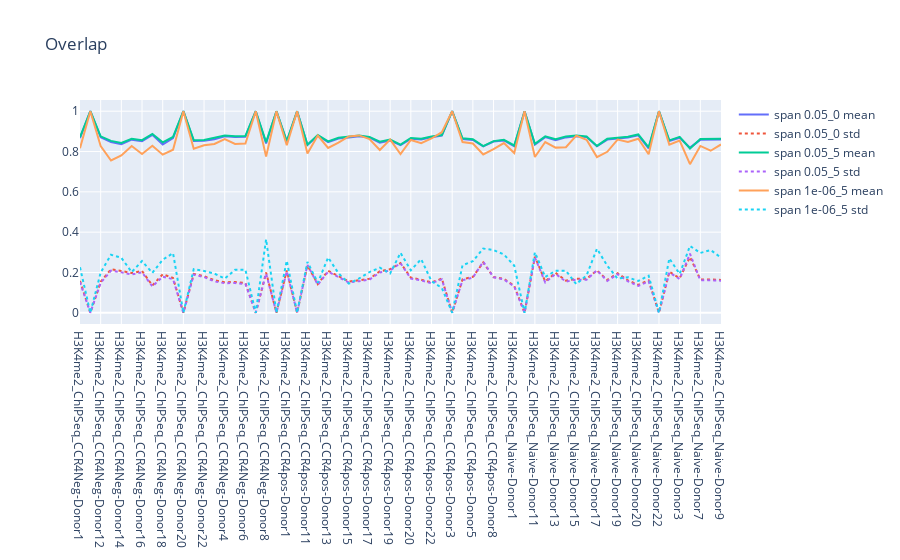

Source (notebook cell):
### Markdown cell above
## Overlaps

### Code cell
show_overlap(dfs)

### Figure 1 — Plotly figure (JSON) as saved in the notebook; plotly's stock layout.template omitted (floating-point values rounded to 4 significant figures)
{"data": [{"line": {"shape": "linear"}, "name": "span 0.05_0 mean", "type": "scatter", "x": ["H3K4me2_ChIPSeq_CCR4Neg-Donor1", "H3K4me2_ChIPSeq_CCR4Neg-Donor11", "H3K4me2_ChIPSeq_CCR4Neg-Donor12", "H3K4me2_ChIPSeq_CCR4Neg-Donor13", "H3K4me2_ChIPSeq_CCR4Neg-Donor14", "H3K4me2_ChIPSeq_CCR4Neg-Donor15", "H3K4me2_ChIPSeq_CCR4Neg-Donor16", "H3K4me2_ChIPSeq_CCR4Neg-Donor17", "H3K4me2_ChIPSeq_CCR4Neg-Donor18", "H3K4me2_ChIPSeq_CCR4Neg-Donor19", "H3K4me2_ChIPSeq_CCR4Neg-Donor20", "H3K4me2_ChIPSeq_CCR4Neg-Donor21", "H3K4me2_ChIPSeq_CCR4Neg-Donor22", "H3K4me2_ChIPSeq_CCR4Neg-Donor23", "H3K4me2_ChIPSeq_CCR4Neg-Donor4", "H3K4me2_ChIPSeq_CCR4Neg-Donor5", "H3K4me2_ChIPSeq_CCR4Neg-Donor6", "H3K4me2_ChIPSeq_CCR4Neg-Donor7", "H3K4me2_ChIPSeq_CCR4Neg-Donor8", "H3K4me2_ChIPSeq_CCR4Neg-Donor9", "H3K4me2_ChIPSeq_CCR4pos-Donor1", "H3K4me2_ChIPSeq_CCR4pos-Donor10", "H3K4me2_ChIPSeq_CCR4pos-Donor11", "H3K4me2_ChIPSeq_CCR4pos-Donor12", "H3K4me2_ChIPSeq_CCR4pos-Donor13", "H3K4me2_ChIPSeq_CCR4pos-Donor14", "H3K4me2_ChIPSeq_CCR4pos-Donor15", "H3K4me2_ChIPSeq_CCR4pos-Donor16", "H3K4me2_ChIPSeq_CCR4pos-Donor17", "H3K4me2_ChIPSeq_CCR4pos-Donor18", "H3K4me2_ChIPSeq_CCR4pos-Donor19", "H3K4me2_ChIPSeq_CCR4pos-Donor2", "H3K4me2_ChIPSeq_CCR4pos-Donor20", "H3K4me2_ChIPSeq_CCR4pos-Donor21", "H3K4me2_ChIPSeq_CCR4pos-Donor22", "H3K4me2_ChIPSeq_CCR4pos-Donor23", "H3K4me2_ChIPSeq_CCR4pos-Donor3", "H3K4me2_ChIPSeq_CCR4pos-Donor4", "H3K4me2_ChIPSeq_CCR4pos-Donor5", "H3K4me2_ChIPSeq_CCR4pos-Donor7", "H3K4me2_ChIPSeq_CCR4pos-Donor8", "H3K4me2_ChIPSeq_CCR4pos-Donor9", "H3K4me2_ChIPSeq_Naive-Donor1", "H3K4me2_ChIPSeq_Naive-Donor10", "H3K4me2_ChIPSeq_Naive-Donor11", "H3K4me2_ChIPSeq_Naive-Donor12", "H3K4me2_ChIPSeq_Naive-Donor13", "H3K4me2_ChIPSeq_Naive-Donor14", "H3K4me2_ChIPSeq_Naive-Donor15", "H3K4me2_ChIPSeq_Naive-Donor16", "H3K4me2_ChIPSeq_Naive-Donor17", "H3K4me2_ChIPSeq_Naive-Donor18", "H3K4me2_ChIPSeq_Naive-Donor19", "H3K4me2_ChIPSeq_Naive-Donor2", "H3K4me2_ChIPSeq_Naive-Donor20", "H3K4me2_ChIPSeq_Naive-Donor21", "H3K4me2_ChIPSeq_Naive-Donor22", "H3K4me2_ChIPSeq_Naive-Donor23", "H3K4me2_ChIPSeq_Naive-Donor3", "H3K4me2_ChIPSeq_Naive-Donor5", "H3K4me2_ChIPSeq_Naive-Donor7", "H3K4me2_ChIPSeq_Naive-Donor8", "H3K4me2_ChIPSeq_Naive-Donor9"], "y": [0.8667, 1, 0.8704, 0.8466, 0.8368, 0.8587, 0.8516, 0.8827, 0.8354, 0.8668, 1, 0.8524, 0.8533, 0.8609, 0.8752, 0.8718, 0.8733, 1, 0.8405, 1, 0.849, 1, 0.8322, 0.8787, 0.8469, 0.8644, 0.8692, 0.876, 0.8692, 0.844, 0.8548, 0.8312, 0.8631, 0.8595, 0.871, 0.8792, 1, 0.8616, 0.8575, 0.8254, 0.8494, 0.8547, 0.8257, 1, 0.834, 0.8715, 0.8566, 0.87, 0.8757, 0.8715, 0.8258, 0.859, 0.8648, 0.8695, 0.8806, 0.8154, 1, 0.8523, 0.8684, 0.8195, 0.8578, 0.857, 0.859]}, {"line": {"dash": "dot", "shape": "linear"}, "name": "span 0.05_0 std", "type": "scatter", "x": ["H3K4me2_ChIPSeq_CCR4Neg-Donor1", "H3K4me2_ChIPSeq_CCR4Neg-Donor11", "H3K4me2_ChIPSeq_CCR4Neg-Donor12", "H3K4me2_ChIPSeq_CCR4Neg-Donor13", "H3K4me2_ChIPSeq_CCR4Neg-Donor14", "H3K4me2_ChIPSeq_CCR4Neg-Donor15", "H3K4me2_ChIPSeq_CCR4Neg-Donor16", "H3K4me2_ChIPSeq_CCR4Neg-Donor17", "H3K4me2_ChIPSeq_CCR4Neg-Donor18", "H3K4me2_ChIPSeq_CCR4Neg-Donor19", "H3K4me2_ChIPSeq_CCR4Neg-Donor20", "H3K4me2_ChIPSeq_CCR4Neg-Donor21", "H3K4me2_ChIPSeq_CCR4Neg-Donor22", "H3K4me2_ChIPSeq_CCR4Neg-Donor23", "H3K4me2_ChIPSeq_CCR4Neg-Donor4", "H3K4me2_ChIPSeq_CCR4Neg-Donor5", "H3K4me2_ChIPSeq_CCR4Neg-Donor6", "H3K4me2_ChIPSeq_CCR4Neg-Donor7", "H3K4me2_ChIPSeq_CCR4Neg-Donor8", "H3K4me2_ChIPSeq_CCR4Neg-Donor9", "H3K4me2_ChIPSeq_CCR4pos-Donor1", "H3K4me2_ChIPSeq_CCR4pos-Donor10", "H3K4me2_ChIPSeq_CCR4pos-Donor11", "H3K4me2_ChIPSeq_CCR4pos-Donor12", "H3K4me2_ChIPSeq_CCR4pos-Donor13", "H3K4me2_ChIPSeq_CCR4pos-Donor14", "H3K4me2_ChIPSeq_CCR4pos-Donor15", "H3K4me2_ChIPSeq_CCR4pos-Donor16", "H3K4me2_ChIPSeq_CCR4pos-Donor17", "H3K4me2_ChIPSeq_CCR4pos-Donor18", "H3K4me2_ChIPSeq_CCR4pos-Donor19", "H3K4me2_ChIPSeq_CCR4pos-Donor2", "H3K4me2_ChIPSeq_CCR4pos-Donor20", "H3K4me2_ChIPSeq_CCR4pos-Donor21", "H3K4me2_ChIPSeq_CCR4pos-Donor22", "H3K4me2_ChIPSeq_CCR4pos-Donor23", "H3K4me2_ChIPSeq_CCR4pos-Donor3", "H3K4me2_ChIPSeq_CCR4pos-Donor4", "H3K4me2_ChIPSeq_CCR4pos-Donor5", "H3K4me2_ChIPSeq_CCR4pos-Donor7", "H3K4me2_ChIPSeq_CCR4pos-Donor8", "H3K4me2_ChIPSeq_CCR4pos-Donor9", "H3K4me2_ChIPSeq_Naive-Donor1", "H3K4me2_ChIPSeq_Naive-Donor10", "H3K4me2_ChIPSeq_Naive-Donor11", "H3K4me2_ChIPSeq_Naive-Donor12", "H3K4me2_ChIPSeq_Naive-Donor13", "H3K4me2_ChIPSeq_Naive-Donor14", "H3K4me2_ChIPSeq_Naive-Donor15", "H3K4me2_ChIPSeq_Naive-Donor16", "H3K4me2_ChIPSeq_Naive-Donor17", "H3K4me2_ChIPSeq_Naive-Donor18", "H3K4me2_ChIPSeq_Naive-Donor19", "H3K4me2_ChIPSeq_Naive-Donor2", "H3K4me2_ChIPSeq_Naive-Donor20", "H3K4me2_ChIPSeq_Naive-Donor21", "H3K4me2_ChIPSeq_Naive-Donor22", "H3K4me2_ChIPSeq_Naive-Donor23", "H3K4me2_ChIPSeq_Naive-Donor3", "H3K4me2_ChIPSeq_Naive-Donor5", "H3K4me2_ChIPSeq_Naive-Donor7", "H3K4me2_ChIPSeq_Naive-Donor8", "H3K4me2_ChIPSeq_Naive-Donor9"], "y": [0.1581, 0, 0.1543, 0.2156, 0.2078, 0.1969, 0.2076, 0.1355, 0.1909, 0.173, 0, 0.1933, 0.181, 0.1615, 0.1515, 0.1529, 0.1476, 0, 0.1999, 0, 0.2095, 0, 0.2349, 0.1425, 0.2084, 0.1805, 0.1552, 0.1615, 0.1686, 0.2061, 0.2159, 0.2469, 0.1748, 0.1642, 0.1507, 0.1697, 0, 0.1662, 0.1781, 0.2492, 0.1774, 0.1688, 0.1338, 0, 0.2789, 0.1554, 0.1979, 0.1597, 0.1689, 0.1687, 0.2101, 0.1629, 0.1962, 0.1606, 0.1387, 0.1606, 0, 0.2038, 0.1714, 0.2767, 0.1656, 0.1656, 0.1633]}, {"line": {"shape": "linear"}, "name": "span 0.05_5 mean", "type": "scatter", "x": ["H3K4me2_ChIPSeq_CCR4Neg-Donor1", "H3K4me2_ChIPSeq_CCR4Neg-Donor11", "H3K4me2_ChIPSeq_CCR4Neg-Donor12", "H3K4me2_ChIPSeq_CCR4Neg-Donor13", "H3K4me2_ChIPSeq_CCR4Neg-Donor14", "H3K4me2_ChIPSeq_CCR4Neg-Donor15", "H3K4me2_ChIPSeq_CCR4Neg-Donor16", "H3K4me2_ChIPSeq_CCR4Neg-Donor17", "H3K4me2_ChIPSeq_CCR4Neg-Donor18", "H3K4me2_ChIPSeq_CCR4Neg-Donor19", "H3K4me2_ChIPSeq_CCR4Neg-Donor20", "H3K4me2_ChIPSeq_CCR4Neg-Donor21", "H3K4me2_ChIPSeq_CCR4Neg-Donor22", "H3K4me2_ChIPSeq_CCR4Neg-Donor23", "H3K4me2_ChIPSeq_CCR4Neg-Donor4", "H3K4me2_ChIPSeq_CCR4Neg-Donor5", "H3K4me2_ChIPSeq_CCR4Neg-Donor6", "H3K4me2_ChIPSeq_CCR4Neg-Donor7", "H3K4me2_ChIPSeq_CCR4Neg-Donor8", "H3K4me2_ChIPSeq_CCR4Neg-Donor9", "H3K4me2_ChIPSeq_CCR4pos-Donor1", "H3K4me2_ChIPSeq_CCR4pos-Donor10", "H3K4me2_ChIPSeq_CCR4pos-Donor11", "H3K4me2_ChIPSeq_CCR4pos-Donor12", "H3K4me2_ChIPSeq_CCR4pos-Donor13", "H3K4me2_ChIPSeq_CCR4pos-Donor14", "H3K4me2_ChIPSeq_CCR4pos-Donor15", "H3K4me2_ChIPSeq_CCR4pos-Donor16", "H3K4me2_ChIPSeq_CCR4pos-Donor17", "H3K4me2_ChIPSeq_CCR4pos-Donor18", "H3K4me2_ChIPSeq_CCR4pos-Donor19", "H3K4me2_ChIPSeq_CCR4pos-Donor2", "H3K4me2_ChIPSeq_CCR4pos-Donor20", "H3K4me2_ChIPSeq_CCR4pos-Donor21", "H3K4me2_ChIPSeq_CCR4pos-Donor22", "H3K4me2_ChIPSeq_CCR4pos-Donor23", "H3K4me2_ChIPSeq_CCR4pos-Donor3", "H3K4me2_ChIPSeq_CCR4pos-Donor4", "H3K4me2_ChIPSeq_CCR4pos-Donor5", "H3K4me2_ChIPSeq_CCR4pos-Donor7", "H3K4me2_ChIPSeq_CCR4pos-Donor8", "H3K4me2_ChIPSeq_CCR4pos-Donor9", "H3K4me2_ChIPSeq_Naive-Donor1", "H3K4me2_ChIPSeq_Naive-Donor10", "H3K4me2_ChIPSeq_Naive-Donor11", "H3K4me2_ChIPSeq_Naive-Donor12", "H3K4me2_ChIPSeq_Naive-Donor13", "H3K4me2_ChIPSeq_Naive-Donor14", "H3K4me2_ChIPSeq_Naive-Donor15", "H3K4me2_ChIPSeq_Naive-Donor16", "H3K4me2_ChIPSeq_Naive-Donor17", "H3K4me2_ChIPSeq_Naive-Donor18", "H3K4me2_ChIPSeq_Naive-Donor19", "H3K4me2_ChIPSeq_Naive-Donor2", "H3K4me2_ChIPSeq_Naive-Donor20", "H3K4me2_ChIPSeq_Naive-Donor21", "H3K4me2_ChIPSeq_Naive-Donor22", "H3K4me2_ChIPSeq_Naive-Donor23", "H3K4me2_ChIPSeq_Naive-Donor3", "H3K4me2_ChIPSeq_Naive-Donor5", "H3K4me2_ChIPSeq_Naive-Donor7", "H3K4me2_ChIPSeq_Naive-Donor8", "H3K4me2_ChIPSeq_Naive-Donor9"], "y": [0.8716, 1, 0.8752, 0.8528, 0.8426, 0.8633, 0.8565, 0.887, 0.8456, 0.8723, 1, 0.8563, 0.857, 0.8662, 0.8791, 0.8757, 0.8772, 1, 0.8466, 1, 0.8521, 1, 0.834, 0.8816, 0.8503, 0.8679, 0.8735, 0.8793, 0.8723, 0.8483, 0.859, 0.8342, 0.8671, 0.8629, 0.874, 0.882, 1, 0.8653, 0.8609, 0.8264, 0.8516, 0.8577, 0.83, 1, 0.8383, 0.8754, 0.8607, 0.8743, 0.879, 0.8749, 0.8277, 0.863, 0.868, 0.8728, 0.8847, 0.8205, 1, 0.8554, 0.8725, 0.8152, 0.8616, 0.8612, 0.8628]}, {"line": {"dash": "dot", "shape": "linear"}, "name": "span 0.05_5 std", "type": "scatter", "x": ["H3K4me2_ChIPSeq_CCR4Neg-Donor1", "H3K4me2_ChIPSeq_CCR4Neg-Donor11", "H3K4me2_ChIPSeq_CCR4Neg-Donor12", "H3K4me2_ChIPSeq_CCR4Neg-Donor13", "H3K4me2_ChIPSeq_CCR4Neg-Donor14", "H3K4me2_ChIPSeq_CCR4Neg-Donor15", "H3K4me2_ChIPSeq_CCR4Neg-Donor16", "H3K4me2_ChIPSeq_CCR4Neg-Donor17", "H3K4me2_ChIPSeq_CCR4Neg-Donor18", "H3K4me2_ChIPSeq_CCR4Neg-Donor19", "H3K4me2_ChIPSeq_CCR4Neg-Donor20", "H3K4me2_ChIPSeq_CCR4Neg-Donor21", "H3K4me2_ChIPSeq_CCR4Neg-Donor22", "H3K4me2_ChIPSeq_CCR4Neg-Donor23", "H3K4me2_ChIPSeq_CCR4Neg-Donor4", "H3K4me2_ChIPSeq_CCR4Neg-Donor5", "H3K4me2_ChIPSeq_CCR4Neg-Donor6", "H3K4me2_ChIPSeq_CCR4Neg-Donor7", "H3K4me2_ChIPSeq_CCR4Neg-Donor8", "H3K4me2_ChIPSeq_CCR4Neg-Donor9", "H3K4me2_ChIPSeq_CCR4pos-Donor1", "H3K4me2_ChIPSeq_CCR4pos-Donor10", "H3K4me2_ChIPSeq_CCR4pos-Donor11", "H3K4me2_ChIPSeq_CCR4pos-Donor12", "H3K4me2_ChIPSeq_CCR4pos-Donor13", "H3K4me2_ChIPSeq_CCR4pos-Donor14", "H3K4me2_ChIPSeq_CCR4pos-Donor15", "H3K4me2_ChIPSeq_CCR4pos-Donor16", "H3K4me2_ChIPSeq_CCR4pos-Donor17", "H3K4me2_ChIPSeq_CCR4pos-Donor18", "H3K4me2_ChIPSeq_CCR4pos-Donor19", "H3K4me2_ChIPSeq_CCR4pos-Donor2", "H3K4me2_ChIPSeq_CCR4pos-Donor20", "H3K4me2_ChIPSeq_CCR4pos-Donor21", "H3K4me2_ChIPSeq_CCR4pos-Donor22", "H3K4me2_ChIPSeq_CCR4pos-Donor23", "H3K4me2_ChIPSeq_CCR4pos-Donor3", "H3K4me2_ChIPSeq_CCR4pos-Donor4", "H3K4me2_ChIPSeq_CCR4pos-Donor5", "H3K4me2_ChIPSeq_CCR4pos-Donor7", "H3K4me2_ChIPSeq_CCR4pos-Donor8", "H3K4me2_ChIPSeq_CCR4pos-Donor9", "H3K4me2_ChIPSeq_Naive-Donor1", "H3K4me2_ChIPSeq_Naive-Donor10", "H3K4me2_ChIPSeq_Naive-Donor11", "H3K4me2_ChIPSeq_Naive-Donor12", "H3K4me2_ChIPSeq_Naive-Donor13", "H3K4me2_ChIPSeq_Naive-Donor14", "H3K4me2_ChIPSeq_Naive-Donor15", "H3K4me2_ChIPSeq_Naive-Donor16", "H3K4me2_ChIPSeq_Naive-Donor17", "H3K4me2_ChIPSeq_Naive-Donor18", "H3K4me2_ChIPSeq_Naive-Donor19", "H3K4me2_ChIPSeq_Naive-Donor2", "H3K4me2_ChIPSeq_Naive-Donor20", "H3K4me2_ChIPSeq_Naive-Donor21", "H3K4me2_ChIPSeq_Naive-Donor22", "H3K4me2_ChIPSeq_Naive-Donor23", "H3K4me2_ChIPSeq_Naive-Donor3", "H3K4me2_ChIPSeq_Naive-Donor5", "H3K4me2_ChIPSeq_Naive-Donor7", "H3K4me2_ChIPSeq_Naive-Donor8", "H3K4me2_ChIPSeq_Naive-Donor9"], "y": [0.1526, 0, 0.1486, 0.2094, 0.2006, 0.1902, 0.2011, 0.1305, 0.1796, 0.1666, 0, 0.1896, 0.1774, 0.1555, 0.1468, 0.1478, 0.1427, 0, 0.1945, 0, 0.2064, 0, 0.2378, 0.139, 0.2041, 0.1761, 0.1504, 0.1568, 0.1644, 0.2001, 0.2094, 0.2466, 0.1694, 0.1607, 0.147, 0.1657, 0, 0.1619, 0.1746, 0.2533, 0.1763, 0.1655, 0.1304, 0, 0.2746, 0.1505, 0.1929, 0.1549, 0.1644, 0.1643, 0.2107, 0.1583, 0.1914, 0.1561, 0.1337, 0.1564, 0, 0.1999, 0.1678, 0.293, 0.161, 0.1611, 0.159]}, {"line": {"shape": "linear"}, "name": "span 1e-06_5 mean", "type": "scatter", "x": ["H3K4me2_ChIPSeq_CCR4Neg-Donor1", "H3K4me2_ChIPSeq_CCR4Neg-Donor11", "H3K4me2_ChIPSeq_CCR4Neg-Donor12", "H3K4me2_ChIPSeq_CCR4Neg-Donor13", "H3K4me2_ChIPSeq_CCR4Neg-Donor14", "H3K4me2_ChIPSeq_CCR4Neg-Donor15", "H3K4me2_ChIPSeq_CCR4Neg-Donor16", "H3K4me2_ChIPSeq_CCR4Neg-Donor17", "H3K4me2_ChIPSeq_CCR4Neg-Donor18", "H3K4me2_ChIPSeq_CCR4Neg-Donor19", "H3K4me2_ChIPSeq_CCR4Neg-Donor20", "H3K4me2_ChIPSeq_CCR4Neg-Donor21", "H3K4me2_ChIPSeq_CCR4Neg-Donor22", "H3K4me2_ChIPSeq_CCR4Neg-Donor23", "H3K4me2_ChIPSeq_CCR4Neg-Donor4", "H3K4me2_ChIPSeq_CCR4Neg-Donor5", "H3K4me2_ChIPSeq_CCR4Neg-Donor6", "H3K4me2_ChIPSeq_CCR4Neg-Donor7", "H3K4me2_ChIPSeq_CCR4Neg-Donor8", "H3K4me2_ChIPSeq_CCR4Neg-Donor9", "H3K4me2_ChIPSeq_CCR4pos-Donor1", "H3K4me2_ChIPSeq_CCR4pos-Donor10", "H3K4me2_ChIPSeq_CCR4pos-Donor11", "H3K4me2_ChIPSeq_CCR4pos-Donor12", "H3K4me2_ChIPSeq_CCR4pos-Donor13", "H3K4me2_ChIPSeq_CCR4pos-Donor14", "H3K4me2_ChIPSeq_CCR4pos-Donor15", "H3K4me2_ChIPSeq_CCR4pos-Donor16", "H3K4me2_ChIPSeq_CCR4pos-Donor17", "H3K4me2_ChIPSeq_CCR4pos-Donor18", "H3K4me2_ChIPSeq_CCR4pos-Donor19", "H3K4me2_ChIPSeq_CCR4pos-Donor2", "H3K4me2_ChIPSeq_CCR4pos-Donor20", "H3K4me2_ChIPSeq_CCR4pos-Donor21", "H3K4me2_ChIPSeq_CCR4pos-Donor22", "H3K4me2_ChIPSeq_CCR4pos-Donor23", "H3K4me2_ChIPSeq_CCR4pos-Donor3", "H3K4me2_ChIPSeq_CCR4pos-Donor4", "H3K4me2_ChIPSeq_CCR4pos-Donor5", "H3K4me2_ChIPSeq_CCR4pos-Donor7", "H3K4me2_ChIPSeq_CCR4pos-Donor8", "H3K4me2_ChIPSeq_CCR4pos-Donor9", "H3K4me2_ChIPSeq_Naive-Donor1", "H3K4me2_ChIPSeq_Naive-Donor10", "H3K4me2_ChIPSeq_Naive-Donor11", "H3K4me2_ChIPSeq_Naive-Donor12", "H3K4me2_ChIPSeq_Naive-Donor13", "H3K4me2_ChIPSeq_Naive-Donor14", "H3K4me2_ChIPSeq_Naive-Donor15", "H3K4me2_ChIPSeq_Naive-Donor16", "H3K4me2_ChIPSeq_Naive-Donor17", "H3K4me2_ChIPSeq_Naive-Donor18", "H3K4me2_ChIPSeq_Naive-Donor19", "H3K4me2_ChIPSeq_Naive-Donor2", "H3K4me2_ChIPSeq_Naive-Donor20", "H3K4me2_ChIPSeq_Naive-Donor21", "H3K4me2_ChIPSeq_Naive-Donor22", "H3K4me2_ChIPSeq_Naive-Donor23", "H3K4me2_ChIPSeq_Naive-Donor3", "H3K4me2_ChIPSeq_Naive-Donor5", "H3K4me2_ChIPSeq_Naive-Donor7", "H3K4me2_ChIPSeq_Naive-Donor8", "H3K4me2_ChIPSeq_Naive-Donor9"], "y": [0.8159, 1, 0.827, 0.7555, 0.7803, 0.8275, 0.7881, 0.8287, 0.7845, 0.8091, 1, 0.8139, 0.8308, 0.8377, 0.8618, 0.8376, 0.8395, 1, 0.7747, 1, 0.8309, 1, 0.7907, 0.8794, 0.8176, 0.844, 0.8749, 0.8798, 0.862, 0.8077, 0.8591, 0.7877, 0.8572, 0.8409, 0.8647, 0.8958, 1, 0.8471, 0.8399, 0.7857, 0.8113, 0.8417, 0.7924, 1, 0.7727, 0.8472, 0.8193, 0.8215, 0.8788, 0.8578, 0.7722, 0.7985, 0.859, 0.8476, 0.8635, 0.7867, 1, 0.8343, 0.8546, 0.7373, 0.8277, 0.8038, 0.835]}, {"line": {"dash": "dot", "shape": "linear"}, "name": "span 1e-06_5 std", "type": "scatter", "x": ["H3K4me2_ChIPSeq_CCR4Neg-Donor1", "H3K4me2_ChIPSeq_CCR4Neg-Donor11", "H3K4me2_ChIPSeq_CCR4Neg-Donor12", "H3K4me2_ChIPSeq_CCR4Neg-Donor13", "H3K4me2_ChIPSeq_CCR4Neg-Donor14", "H3K4me2_ChIPSeq_CCR4Neg-Donor15", "H3K4me2_ChIPSeq_CCR4Neg-Donor16", "H3K4me2_ChIPSeq_CCR4Neg-Donor17", "H3K4me2_ChIPSeq_CCR4Neg-Donor18", "H3K4me2_ChIPSeq_CCR4Neg-Donor19", "H3K4me2_ChIPSeq_CCR4Neg-Donor20", "H3K4me2_ChIPSeq_CCR4Neg-Donor21", "H3K4me2_ChIPSeq_CCR4Neg-Donor22", "H3K4me2_ChIPSeq_CCR4Neg-Donor23", "H3K4me2_ChIPSeq_CCR4Neg-Donor4", "H3K4me2_ChIPSeq_CCR4Neg-Donor5", "H3K4me2_ChIPSeq_CCR4Neg-Donor6", "H3K4me2_ChIPSeq_CCR4Neg-Donor7", "H3K4me2_ChIPSeq_CCR4Neg-Donor8", "H3K4me2_ChIPSeq_CCR4Neg-Donor9", "H3K4me2_ChIPSeq_CCR4pos-Donor1", "H3K4me2_ChIPSeq_CCR4pos-Donor10", "H3K4me2_ChIPSeq_CCR4pos-Donor11", "H3K4me2_ChIPSeq_CCR4pos-Donor12", "H3K4me2_ChIPSeq_CCR4pos-Donor13", "H3K4me2_ChIPSeq_CCR4pos-Donor14", "H3K4me2_ChIPSeq_CCR4pos-Donor15", "H3K4me2_ChIPSeq_CCR4pos-Donor16", "H3K4me2_ChIPSeq_CCR4pos-Donor17", "H3K4me2_ChIPSeq_CCR4pos-Donor18", "H3K4me2_ChIPSeq_CCR4pos-Donor19", "H3K4me2_ChIPSeq_CCR4pos-Donor2", "H3K4me2_ChIPSeq_CCR4pos-Donor20", "H3K4me2_ChIPSeq_CCR4pos-Donor21", "H3K4me2_ChIPSeq_CCR4pos-Donor22", "H3K4me2_ChIPSeq_CCR4pos-Donor23", "H3K4me2_ChIPSeq_CCR4pos-Donor3", "H3K4me2_ChIPSeq_CCR4pos-Donor4", "H3K4me2_ChIPSeq_CCR4pos-Donor5", "H3K4me2_ChIPSeq_CCR4pos-Donor7", "H3K4me2_ChIPSeq_CCR4pos-Donor8", "H3K4me2_ChIPSeq_CCR4pos-Donor9", "H3K4me2_ChIPSeq_Naive-Donor1", "H3K4me2_ChIPSeq_Naive-Donor10", "H3K4me2_ChIPSeq_Naive-Donor11", "H3K4me2_ChIPSeq_Naive-Donor12", "H3K4me2_ChIPSeq_Naive-Donor13", "H3K4me2_ChIPSeq_Naive-Donor14", "H3K4me2_ChIPSeq_Naive-Donor15", "H3K4me2_ChIPSeq_Naive-Donor16", "H3K4me2_ChIPSeq_Naive-Donor17", "H3K4me2_ChIPSeq_Naive-Donor18", "H3K4me2_ChIPSeq_Naive-Donor19", "H3K4me2_ChIPSeq_Naive-Donor2", "H3K4me2_ChIPSeq_Naive-Donor20", "H3K4me2_ChIPSeq_Naive-Donor21", "H3K4me2_ChIPSeq_Naive-Donor22", "H3K4me2_ChIPSeq_Naive-Donor23", "H3K4me2_ChIPSeq_Naive-Donor3", "H3K4me2_ChIPSeq_Naive-Donor5", "H3K4me2_ChIPSeq_Naive-Donor7", "H3K4me2_ChIPSeq_Naive-Donor8", "H3K4me2_ChIPSeq_Naive-Donor9"], "y": [0.2256, 0, 0.2, 0.2881, 0.2727, 0.202, 0.2567, 0.1982, 0.2632, 0.2961, 0, 0.2166, 0.2076, 0.1945, 0.1697, 0.2132, 0.2133, 0, 0.3643, 0, 0.2585, 0, 0.2524, 0.1491, 0.274, 0.1965, 0.1448, 0.1705, 0.202, 0.2239, 0.1951, 0.2973, 0.211, 0.2663, 0.1566, 0.1235, 0, 0.2358, 0.2561, 0.3189, 0.311, 0.2893, 0.2342, 0, 0.2998, 0.1777, 0.2087, 0.2089, 0.1424, 0.1857, 0.3179, 0.2335, 0.1696, 0.1761, 0.1578, 0.1841, 0, 0.2697, 0.1923, 0.3317, 0.2968, 0.3115, 0.2735]}], "layout": {"title": {"text": "Overlap"}}}
